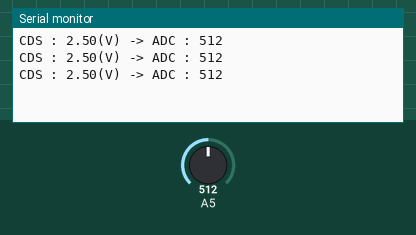
Recording of a sketch running on a simulated Arduino Uno, built with avr-gcc and run on an emulated ATmega328P. On the bench: the last lines printed to the serial monitor. The test bench sets the inputs (shaded band); at power-on: A5 = 512.

Above: at 1.3 s.
1.4 s: A5 set to 716
At 1.9 s:
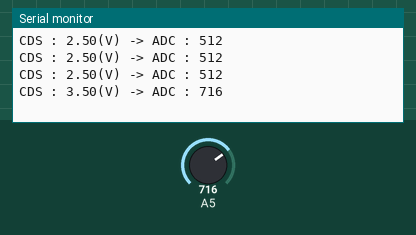
2.9 s: A5 set to 900
At 3.4 s:
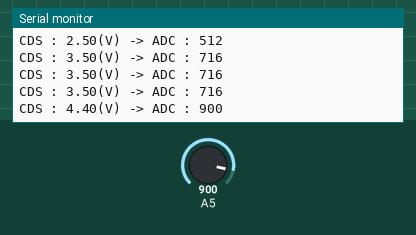
Timing chart, 0 to 5.9 s (numbered marks = the images above; inputs shaded):
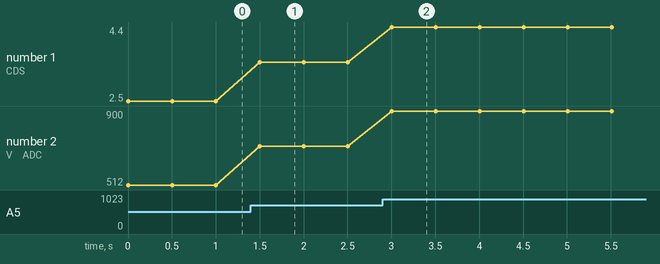

The sketch:

CDS_exam.ino
```cpp
void setup() {
  // put your setup code here, to run once:

  pinMode(5, INPUT);
  Serial.begin(9600);
}

void loop() {
  // put your main code here, to run repeatedly:
 int adc_value = analogRead(5);
 float cds_volt = adc_value * (5.0 / 1023.0);

 Serial.print("CDS : ");
 Serial.print(cds_volt);
 Serial.print("(V) -> ADC : ");
 Serial.println(adc_value);
 delay(500);
}
```

Measured:
- after the input at 1.4 s, the serial monitor: prints a new line after 0.10 s (image 1)
- after the input at 2.9 s, the serial monitor: prints a new line after 0.11 s (image 2)
- plotted number 1: 2.5 → 3.5 after the input at 1.4 s, 3.5 → 4.4 after the input at 2.9 s
- plotted number 2: 512 → 716 after the input at 1.4 s, 716 → 900 after the input at 2.9 s
